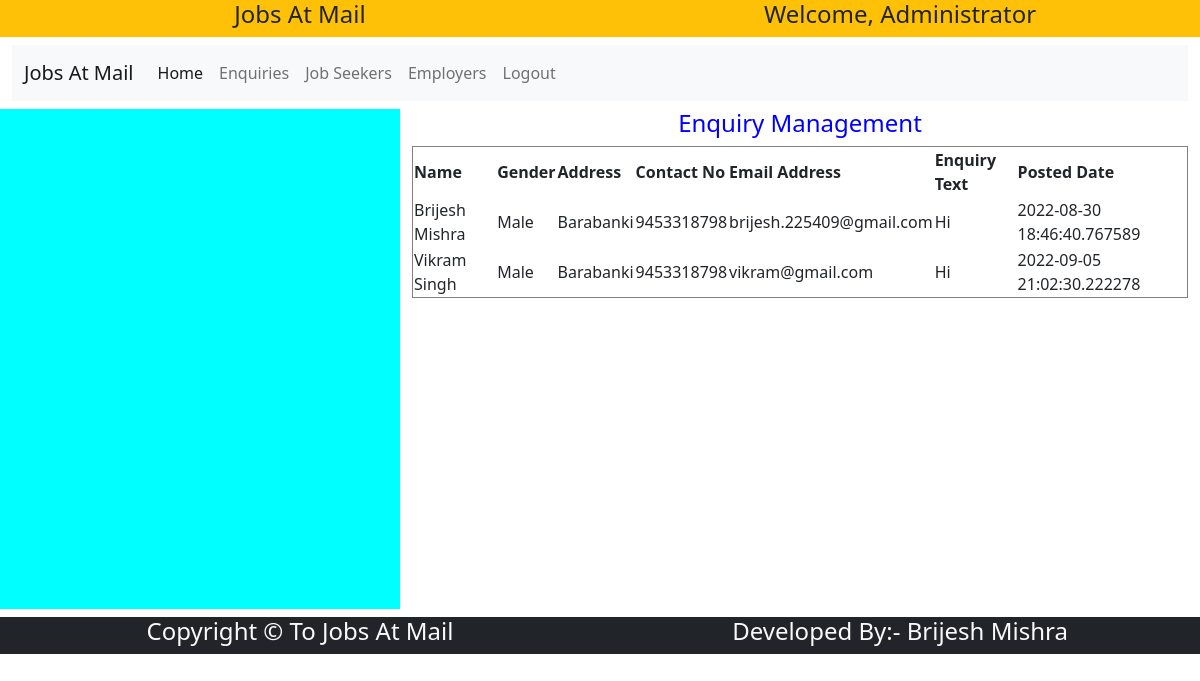
/enquiries/ (signed in), run on the app's committed database.
### jamapp/models.py (models this page shows)
class Enquiry(models.Model):
    name=models.CharField(max_length=50)
    gender=models.CharField(max_length=6)
    address=models.TextField()
    contactno=models.CharField(max_length=15)
    emailaddress=models.EmailField(max_length=50)
    enquirytext=models.TextField()
    posteddate=models.CharField(max_length=30)

### jamapp/views.py (the view)
# urls.py: path('enquiries/',views.enquiries,name='enquiries'),
def enquiries(request):
    try:
        if request.session['admin']:
            enq=Enquiry.objects.all()
            return render(request,'enquiries.html',{'enq':enq})
    except:
        return render(request,'login.html')

### jamapp/templates/enquiries.html
{% extends "adminbase.html" %}
{% block body %}
    <h4 style="color:blue;text-align:center;">
        Enquiry Management
    </h4>
    <div style="overflow-x:scroll">
        <table border="1">
            <tr>
                <th>Name</th>
                <th>Gender</th>
                <th>Address</th>
                <th>Contact No</th>
                <th>Email Address</th>
                <th>Enquiry Text</th>
                <th>Posted Date</th>
            </tr>
            {% for e in enq %}
                <tr>
                    <td>{{e.name}}</td>
                    <td>{{e.gender}}</td>
                    <td>{{e.address}}</td>
                    <td>{{e.contactno}}</td>
                    <td>{{e.emailaddress}}</td>
                    <td>{{e.enquirytext}}</td>
                    <td>{{e.posteddate}}</td>
                </tr>
            {% endfor %}
        </table>
    </div>
{% endblock body %}

### data on the page
Enquiry: name "Brijesh Mishra", gender "Male", address "Barabanki", contactno "9453318798", emailaddress "brijesh.225409@gmail.com", enquirytext "Hi", posteddate "2022-08-30 18:46:40.767589"
Enquiry: name "Vikram Singh", gender "Male", address "Barabanki", contactno "9453318798", emailaddress "vikram@gmail.com", enquirytext "Hi", posteddate "2022-09-05 21:02:30.222278"
